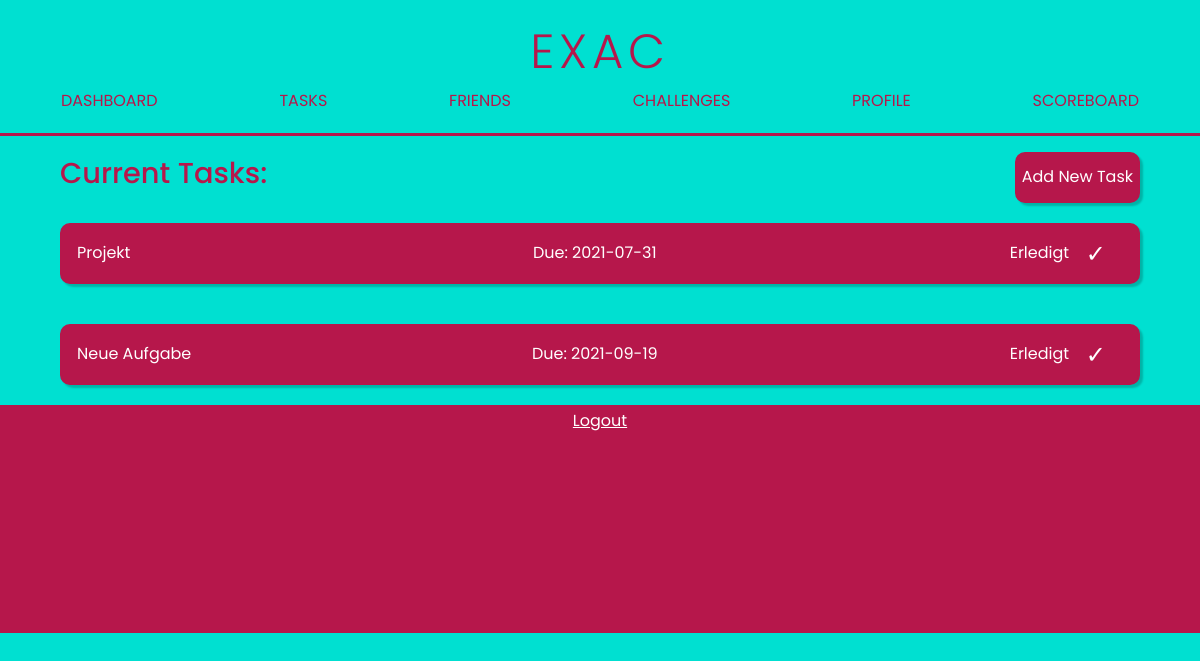
/tasks (signed in), run on the app's committed database.
### tables this page shows
CREATE TABLE tasks(id INTEGER PRIMARY KEY, name TEXT NOT NULL, due DATE, description TEXT, user_id INTEGER, priority INTEGER, fullfilled BOOLEAN NOT NULL, fullfilled_date DATE, private BOOLEAN NOT NULL, project_id INTEGER, categorie TEXT, score INTEGER DEFAULT 10, FOREIGN KEY(project_id) REFERENCES projects(id), FOREIGN KEY(user_id) REFERENCES users(id));

### application.py (the view, shortened to what this page needs)
@app.route("/tasks", methods=["GET", "POST"])
@login_required
def tasks():
    if request.method == "GET":
        tasks = getTasks()
        return render_template("tasks/tasks.html", tasks=tasks)

### application.py (called while the page is built)
@app.after_request
def after_request(response):
    response.headers["Cache-Control"] = "no-cache, no-store, must-revalidate"
    response.headers["Expires"] = 0
    response.headers["Pragma"] = "no-cache"
    return response

### helpers.py (called while the page is built)
def getTasks():
    return db.execute("SELECT * FROM tasks WHERE user_id=? AND fullfilled=0",
                      session.get("user_id"))

def login_required(f):
    @wraps(f)
    def decorated_function(*args, **kwargs):
        if session.get("user_id") is None:
            return redirect("/login")
        return f(*args, **kwargs)
    return decorated_function

### templates/tasks/tasks.html (shortened to what this page needs)
{% extends "template.html" %}
{% block main %}
    <div class="container">
        <div class="container-horizontal space-around">
            <h1 class="left-align big-font">Current Tasks:</h1>
            <a href="/tasks/add" class="btn-primary"><p class="underline" >Add New Task</p></a>
        </div>
        {% for task in tasks %}
            <form method="GET" action="/tasks/edit" style="width: 100%" id="{{task.id}}">
                <div class="entry3 entry" onClick="document.getElementById('{{task.id}}').submit();">
                    <div class="align-content-left">
                        <p class="underline">{{task.name}}</p>
                    </div>
                    <div>
                        <p class="underline">Due: {{task.due}}</p>
                    </div>
                    <div class="container-horizontal align-content-right">
                        <form method="POST" action="/tasks">
                            <button class="btn-text margin-lr underline" type="submit">Erledigt</button>
                        </form>
                        <form method="GET" action="/tasks/edit">
                            <button class="btn-text check margin-lr" type="submit">✓</button>
                        </form>
                    </div>
                </div>
            </form>
        {% endfor %}
    </div>
{% endblock %}

### static/css/start.css (style rules this page uses)
:root { --clr-first: #fff; --clr-second: #fff; --clr-third: rgb(206, 102, 102); --clr-fourth: rgb(53, 132, 197); --clr-btn-primary-border: #b6174b; --clr-btn-primary: #b6174b; --clr-entry: #b6174b; --clr-entry-border: #b6174b; --clr-background: #00e0d1; --clr-footer: #b6174b; --clr-header-font: #b6174b; --font: "Poppins"; --font-h1: 300; --font-h2: 400; --font-p: 500; }
* { margin: 0; padding: 0; box-sizing: border-box; scroll-behavior: smooth; font-family: var(--font); font-size: 16px; color: var(--clr-first); }
body { text-align: center; background-color: var(--clr-background); }
.btn-primary { max-width: 100%; padding: 10px 5px 10px 5px; border-radius: 10px; text-decoration: none; border: 2px solid var(--clr-btn-primary-border); background-color: var(--clr-btn-primary); color: white; position: relative; height: 100%; box-shadow: 3px 3px 2px rgba(0, 0, 0, 0.2); }
.btn-text { background-color: transparent; border: none; text-decoration: underline; color: var(--clr-first); }
a { text-decoration: none; }
.container { display: flex; flex-direction: column; align-items: center; width: 90%; }
.check { transform: scale(1.5); }
form .entry { margin: 20px 0px; cursor: pointer; }
form .entry * { cursor: pointer; }
.underline { display: inline-block; }
.underline:after { background: none repeat scroll 0 0 transparent; bottom: 0; content: ""; display: block; position: relative; height: 2px; left: 50%; background: #fff; transition: width 0.3s ease 0s, left 0.3s ease 0s; width: 0; }
.entry { position: relative; display: grid; background-color: var(--clr-entry); padding: 15px; margin: 20px; border-radius: 10px; border: 2px solid var(--clr-entry-border); width: 100%; left: 0px; top: 0px; box-shadow: 3px 3px 2px rgba(0, 0, 0, 0.2); }
.entry button { text-decoration: none; }
.entry3 { grid-template-rows: 100%; grid-template-columns: 33% 33% 33%; }
.container-horizontal { display: flex; flex-direction: row; align-items: center; }
.left-align { align-self: flex-start; }
.align-content-right { display: flex; justify-content: flex-end; align-items: center; }
.align-content-left { display: flex; justify-content: flex-start; align-items: center; }
.margin-lr { margin-right: 10px; margin-left: 10px; }
h1 { font-size: 130%; font-weight: 500; color: var(--clr-header-font); }
.big-font { font-size: 1.8em; }
.space-around { display: flex; justify-content: space-between; width: 100%; }

### data on the page
tasks: name "Projekt", due "2021-07-31"
tasks: name "Neue Aufgabe", due "2021-09-19"
